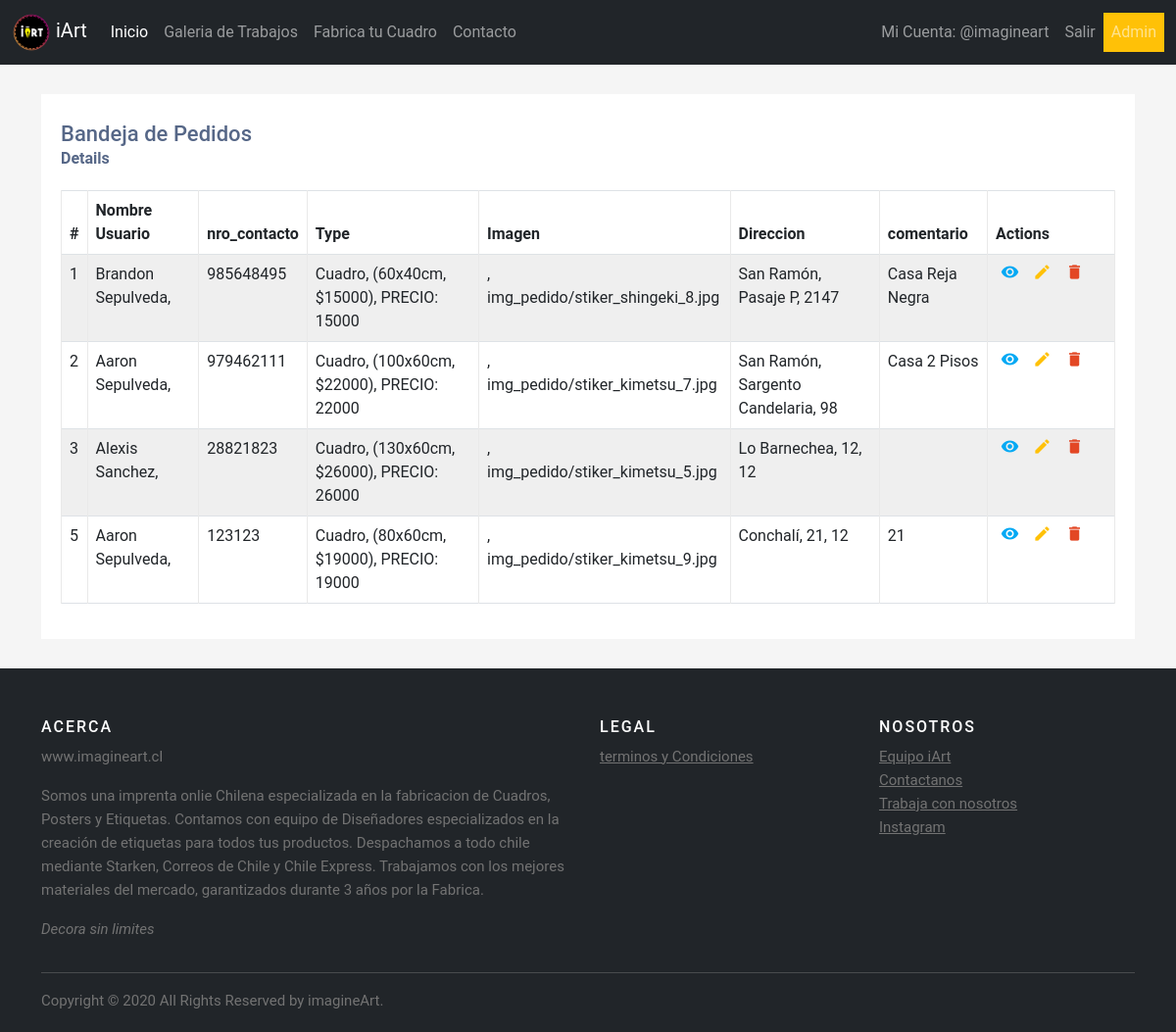
The app's page /orderCrud/ (signed in) with its own data.
### core/models.py (models this page shows, shortened)
class order(models.Model):
    status = models.ForeignKey(statusProduct, null=True ,blank=True, on_delete=models.CASCADE)
    fkComuna = models.ForeignKey(comuna, on_delete=models.CASCADE)
    calle = models.CharField(max_length=50)
    numero = models.IntegerField()
    comentario = models.CharField(max_length=50, blank=True)
    Nombre = models.CharField(max_length=50)
    nro_contacto = models.IntegerField()
    instagram = models.CharField(max_length=50, blank=True)
    imagen_link = models.TextField(max_length=1000, blank=True)
    img = models.ImageField(upload_to='img_pedido', null=True, blank=True)
    type = models.ForeignKey(typeProduct, on_delete=models.CASCADE)
    size = models.ForeignKey(sizeProduct, on_delete=models.CASCADE, blank=True)
    othersize = models.CharField(blank=True, max_length=20)

class typeProduct (models.Model) :
    nomType = models.CharField( max_length = 50)
    descriptionType = models.TextField(max_length=400)
    def __str__(self):
        return self.nomType

class sizeProduct (models.Model):
    size = models.CharField(max_length = 20)
    price = models.IntegerField()
    def __str__(self):
        cadena=self.size+", $"+str(self.price)
        return cadena

class comuna(models.Model):
    fkRegion = models.ForeignKey(region, on_delete=models.CASCADE)
    nomComuna = models.CharField(max_length=50)
    def __str__(self):
        return self.nomComuna

### core/views.py (the view)
# urls.py: path('orderCrud/', views.orderCrud, name= 'orderCrud'), #CRUD DE PEDIDO
def orderCrud(request):
    orderUser = order.objects.all()
    data = {
        'entity' : orderUser
    }
    return render(request, 'order/ordercrud.html', data)

### core/carprocess.py (called while the page is built)
def total_carrito(request):
    total = 0
    if request.user.is_authenticated:
        if "carrito" in request.session:
            for key, value in request.session["carrito"].items():
                total += int(value["acumulado"])
    return {"total_carrito" : total}

### core/templates/order/ordercrud.html (shortened to what this page needs)
{% extends 'web/base.html' %}
{% load static %}
{% block contenido %}
    {% block css %}
        <link rel="stylesheet" href="{% static 'app/css/style.css' %}">
        <link rel="stylesheet" href="{% static 'app/css/crud.css' %}">
    {% endblock css %}
    <div class="container-xl">
        <div class="table-responsive">
            <div class="table-wrapper">
                <div class="table-title">
                    <div class="row">
                        <div class="col-sm-8"><h2>Bandeja de Pedidos </h2><b>Details</b></div>
                    </div>
                </div>
                <table class="table table-striped table-hover table-bordered">
                    <thead>
                        <tr>
                            <th>#</th>
                            <th>Nombre Usuario</th>
                            <th>nro_contacto</th>
                            <th>Type</th>
                            <th>Imagen</th>
                            <th>Direccion</th>
                            <th>comentario</th>
                            <th>Actions</th>
                        </tr>
                    </thead>
                    <tbody>
                        {% for p in entity %}
                            <tr>
                                <td>{{p.id | title}}</td>
                                <td>{{p.Nombre | title}}, {{p.instagram | title}}</td>
                                <td>{{p.nro_contacto | title}}</td>
                                <td>{{p.type | title}}, ({{p.size}}), PRECIO: {{p.size.price}}</td>
                                <td>{{p.imagen_link | title}}, {{p.img }}</td>
                                <td>{{p.fkComuna | title}}, {{p.calle | title}}, {{p.numero | title}}</td>
                                <td>{{p.comentario | title}}</td>
                                <td>
                                    <a href="#" class="view" title="View" data-toggle="tooltip"><i class="material-icons">&#xE417;</i></a>
                                    <a href="{% url 'editOrder' p.id%}" class="edit" title="Edit" data-toggle="tooltip"><i class="material-icons">&#xE254;</i></a>
                                    <a href="{% url 'deleteOrder' p.id%}" class="delete" title="Delete" data-toggle="tooltip"><i class="material-icons">&#xE872;</i></a>
                                </td>
                            </tr>
                        {% endfor %}
                    </tbody>
                </table>
            </div>
        </div>
    </div>
{% endblock contenido %}

### core/templates/web/base.html (shortened to what this page needs)
{% load static %}
<!doctype html>
<html lang="en">
  <head>
    <link href="https://cdn.jsdelivr.net/npm/bootstrap@5.0.2/dist/css/bootstrap.min.css" rel="stylesheet">
    {% block css %}
    {% endblock css %}
    <link rel="stylesheet" href="{% static 'app/css/footer.css' %}">
  </head>
  <body>
    <nav class="navbar navbar-expand-lg navbar-dark bg-dark sticky-top">
        <div class="container-fluid">
            <a class="navbar-brand" href="{% url 'index' %}">
            <img src="{% static 'app/img/IART_LOGO_WEB_opt.png'%}" alt="logo iart" width="40" height="40" class="d-inline-block align-text">
            iArt
            </a>
            <div class="collapse navbar-collapse" id="navbarNav">
                <ul class="navbar-nav">
                    <li class="nav-item">
                        <a class="nav-link active" href="{% url 'index' %}">Inicio</a>
                    </li>
                    <li class="nav-item">
                        <a class="nav-link" href="{% url 'product' %}">Galeria de Trabajos</a>
                    </li>
                    <li class="nav-item">
                        <a class="nav-link" href="{% url 'orderUser' %}">Fabrica tu Cuadro</a>
                    </li>
                    <li class="nav-item">
                        <a class="nav-link" href="{% url 'contact' %}">Contacto</a>
                    </li>
                </ul>
            </div>
            <ul class="navbar-nav">
                {% if user.is_authenticated %}
                    <li class="nav-item">
                        <a class="nav-link" href="{% url 'profile' %}">Mi Cuenta: @{{ user.username }}</a>
                    </li>
                    <li class="nav-item">
                        <a class="nav-link" href="{% url 'logout' %}">Salir</a>
                    </li>
                    {%if user.username == 'brandworkout' or user.username == 'imagineart'%}
                        <li class="nav-item">
                            <a class="nav-link bg-warning" href="{% url 'iart_admin' %}"> Admin </a>
                        </li>
                    {%endif%}
                {% endif %}
            </ul>
        </div>
    </nav>
    {% block contenido %}
    {% endblock contenido %}
    <footer class="site-footer bg-dark">
        <div class="container">
            <div class="row">
            <div class="col-sm-12 col-md-6">
                <h6>Acerca</h6>
                <p class="text-justify">www.imagineart.cl</p>
                <p class="text-justify">Somos una imprenta onlie Chilena especializada en la fabricacion de Cuadros, Posters y Etiquetas.
                Contamos con equipo de Diseñadores especializados en la creación de etiquetas para todos tus productos.
                Despachamos a todo chile mediante Starken, Correos de Chile y Chile Express.
                Trabajamos con los mejores materiales del mercado, garantizados durante 3 años por la Fabrica.
                </p>
                <p class="text-justify"><i>Decora sin limites </i></p>
            </div>
            <div class="col-xs-6 col-md-3">
                <h6>Legal</h6>
                <ul class="footer-links">
                <li><a href="{% url 'terms' %}">terminos y Condiciones</a></li>
                </ul>
            </div>
            <div class="col-xs-6 col-md-3">
                <h6>Nosotros</h6>
                <ul class="footer-links">
                    <li><a href="{% url 'equipo' %}">Equipo iArt</a></li>
                    <li><a href="{% url 'contact' %}">Contactanos</a></li>
                    <li><a href="{% url 'trabajo' %}">Trabaja con nosotros</a></li>
                    <li><a href="https://www.instagram.com/decoiart.cl/">Instagram</a></li>
                </ul>
            </div>
            </div>
            <hr>
        </div>
        <div class="container">
            <div class="row">
                <div class="col-md-8 col-sm-6 col-xs-12">
                    <p class="copyright-text">Copyright &copy; 2020 All Rights Reserved by imagineArt.
                    </p>
                </div>
            </div>
        </div>
    </footer>
  </body>
</html>

### core/static/app/css/style.css (style rules this page uses)
body { background-color: #000000; }

### core/static/app/css/crud.css (style rules this page uses)
body { color: #566787; background: #f5f5f5; font-family: 'Roboto', sans-serif; }
.table-responsive { margin: 30px 0; }
.table-wrapper { min-width: 1000px; background: #fff; padding: 20px; box-shadow: 0 1px 1px rgba(0,0,0,.05); }
.table-title { padding-bottom: 10px; margin: 0 0 10px; min-width: 100%; }
.table-title h2 { margin: 8px 0 0; font-size: 22px; }
table.table tr th, table.table tr td { border-color: #e9e9e9; }
table.table-striped tbody tr:nth-of-type(odd) { background-color: #fcfcfc; }
table.table td:last-child { width: 130px; }
table.table td a { color: #a0a5b1; display: inline-block; margin: 0 5px; }
table.table td a.view { color: #03A9F4; }
table.table td a.edit { color: #FFC107; }
table.table td a.delete { color: #E34724; }
table.table td i { font-size: 19px; }

### core/static/app/css/footer.css (style rules this page uses)
.site-footer { background-color:#26272b; padding:45px 0 20px; font-size:15px; line-height:24px; color:#737373; }
.site-footer hr { border-top-color:#bbb; opacity:0.5 }
.site-footer h6 { color:#fff; font-size:16px; text-transform:uppercase; margin-top:5px; letter-spacing:2px }
.site-footer a { color:#737373; }
.footer-links { padding-left:0; list-style:none }
.footer-links li { display:block }
.footer-links a { color:#737373 }
.copyright-text { margin:0 }

### records on screen
order: id "1", Nombre "Brandon Sepulveda", nro_contacto "985648495", type "Cuadro", size "60x40cm, $15000", size.price "15000", img "img_pedido/stiker_shingeki_8.jpg", fkComuna "San Ramón", calle "Pasaje P", numero "2147", comentario "Casa Reja Negra"
order: id "2", Nombre "Aaron Sepulveda", nro_contacto "979462111", type "Cuadro", size "100x60cm, $22000", size.price "22000", img "img_pedido/stiker_kimetsu_7.jpg", fkComuna "San Ramón", calle "Sargento Candelaria", numero "98", comentario "Casa 2 Pisos"
order: id "3", Nombre "Alexis Sanchez", nro_contacto "28821823", type "Cuadro", size "130x60cm, $26000", size.price "26000", img "img_pedido/stiker_kimetsu_5.jpg", fkComuna "Lo Barnechea", calle "12", numero "12"
order: id "5", Nombre "Aaron Sepulveda", nro_contacto "123123", type "Cuadro", size "80x60cm, $19000", size.price "19000", img "img_pedido/stiker_kimetsu_9.jpg", fkComuna "Conchalí", calle "21", numero "12", comentario "21"

### other values on screen
{{ user.username }} "imagineart"
